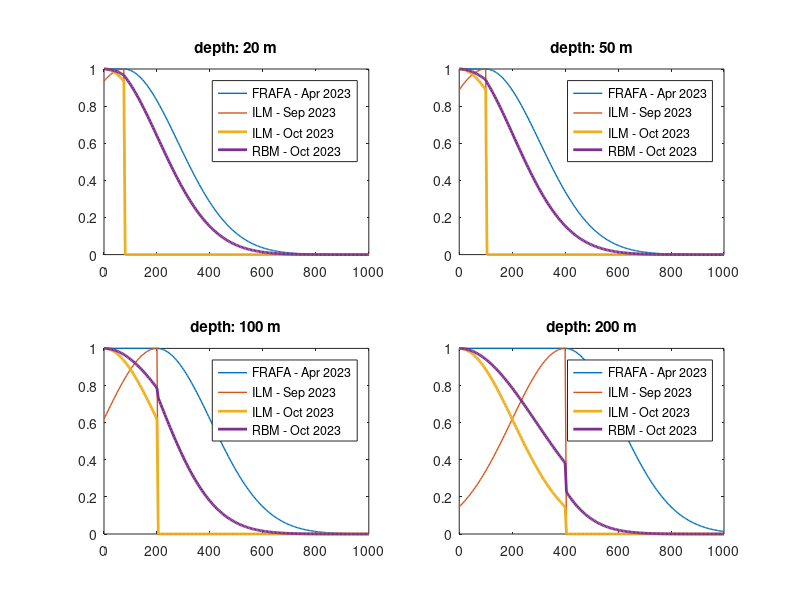
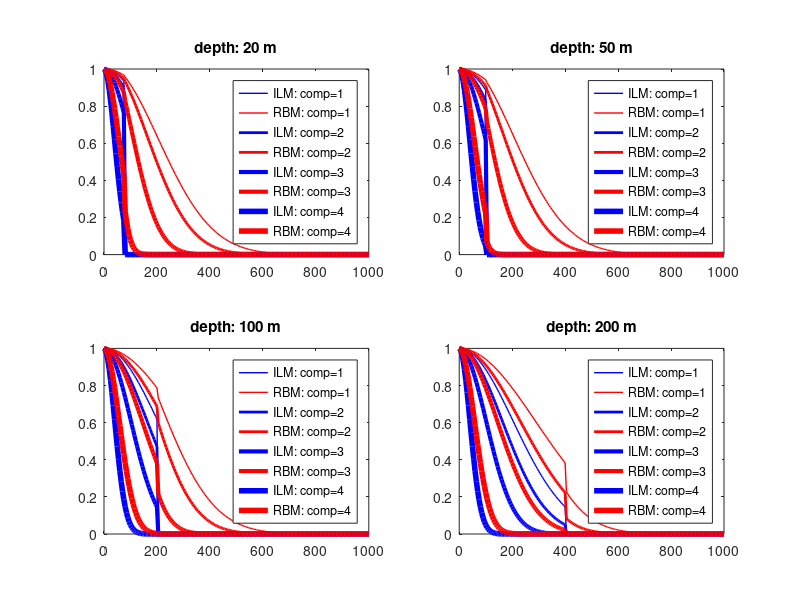

These charts were generated, in order, by the following MATLAB code:
% Test
clear all; close all;

comp2range = [100 500 400 250 100];
comp2rangePreq = [500 500 500 500 500];

cert_fun_frafa = @(dist,range,width,sill) (dist<=width).*sill+(dist>width).*sill.*(exp(-(3*power((dist-width),2))./(power(range,2))));
cert_fun_ilm_sep = @(dist,range,width,sill) (dist<=width).*sill.*(exp(-(3*power((dist-width),2))./(power(range,2))));
cert_fun_ilm_oct = @(dist,range,width,sill) (dist<=width).*sill.*(exp(-(3*power((dist),2))./(power(range,2))));
cert_fun_rbm_oct_ins = @(dist,range,width,sill,damp) sill.*(exp(-(damp*power((dist),2))./(power(range,2))));
cert_fun_rbm_oct_out = @(dist,range,width,sill) sill.*(exp(-(3*power((dist),2))./(power(range,2))));

%cert_fun_rbm_oct = @(dist,range,width,sill,damp) (dist<=width).*cert_fun_rbm_oct_pol(dist,range,width,sill,damp)...
%    +(dist>width).*cert_fun_rbm_oct_pol(dist,range,width,sill+sill+0.05-cert_fun_rbm_oct_pol(width,range,width,sill,damp),3);

cert_fun_rbm_oct = @(dist,range,width,sill,damp) (dist<=width).*cert_fun_rbm_oct_ins(dist,range,width,sill,damp)+...
                                                 (dist>width).*cert_fun_rbm_oct_out(dist,range,width,sill+(sill-cert_fun_rbm_oct_ins(width,range,width,sill,damp)));


%cert_fun_rbm_oct = @(dist,range,width,sill,damp) (dist<=2*width).*((1-dist/(width*2)).*cert_fun_rbm_oct_ins(dist,range,width,sill,damp)+...
%                                                 dist/(width*2).*cert_fun_rbm_oct_out(dist,range,width,sill))+...
%                                                 (dist>2*width).*cert_fun_rbm_oct_out(dist,range,width,sill);


%cert_fun_rbm_oct = @(dist,range,width,sill,damp) (dist<=width).*(sill-0.1*dist/width)+(dist>width)*sill*-0.2.*(dist-width)/width;

dist = 80;
damp = 1.5;

cert_fun_rbm_oct(75,500,75,1,damp)


%test= (exp(-(damp*power((75),2))./(power(500,2))))
sill = 1;
distvec = 0:5:1000;

local_depth = [20,50,100,200];


%cer_frafa = cert_fun_ilm(distvec,range,kernelmap,sill);

figure(1); clf(1)
set(gcf,'units','normalized','Position',[0,0,1,1])
set(gcf,'color','white')

for i = 1:4
    subplot(2,2,i)
    for j = 1:1
        range = comp2range(j+1);
        kernelmap = max(2*local_depth(i), 75);
        damp = 1.5;
        cer_frafa = cert_fun_frafa(distvec,range,kernelmap,sill);
        cer_ilm_sep = cert_fun_ilm_sep(distvec,range,kernelmap,sill);
        cer_ilm_oct = cert_fun_ilm_oct(distvec,range,kernelmap,sill);
        cer_rbm_oct = cert_fun_rbm_oct(distvec,range,kernelmap,sill,damp);

        
        plot(distvec,cer_frafa,'linewidth',1); hold on
        plot(distvec,cer_ilm_sep,'linewidth',1); hold on
        plot(distvec,cer_ilm_oct,'linewidth',2); hold on
        plot(distvec,cer_rbm_oct,'linewidth',2); hold on
        title(['depth: ',num2str(local_depth(i)),' m'])
        legend('FRAFA - Apr 2023','ILM - Sep 2023','ILM - Oct 2023','RBM - Oct 2023')
    end
end

%%
figure(2); clf(2)
set(gcf,'units','normalized','Position',[0,0,1,1])
set(gcf,'color','white')
legendstr = [];

for i = 1:4
    subplot(2,2,i)
    for j = 1:4
        range = comp2range(j+1);
        kernelmap = max(2*local_depth(i), 75);
        damp = 1.5;
        %cer_frafa = cert_fun_frafa(distvec,range,kernelmap,sill);
        %cer_ilm_sep = cert_fun_ilm_sep(distvec,range,kernelmap,sill);
        cer_ilm_oct = cert_fun_ilm_oct(distvec,range,kernelmap,sill);
        cer_rbm_oct = cert_fun_rbm_oct(distvec,range,kernelmap,sill,damp);

        
        %plot(distvec,cer_frafa,'linewidth',1); hold on
        %plot(distvec,cer_ilm_sep,'linewidth',1); hold on
        plot(distvec,cer_ilm_oct,'linewidth',j,'color','b'); hold on
        plot(distvec,cer_rbm_oct,'linewidth',j,'color','r'); hold on
        title(['depth: ',num2str(local_depth(i)),' m'])
        legendstr = [legendstr,{['ILM: comp=' num2str(j)]},{['RBM: comp=' num2str(j)]}];
    end
    legend(legendstr)
end
